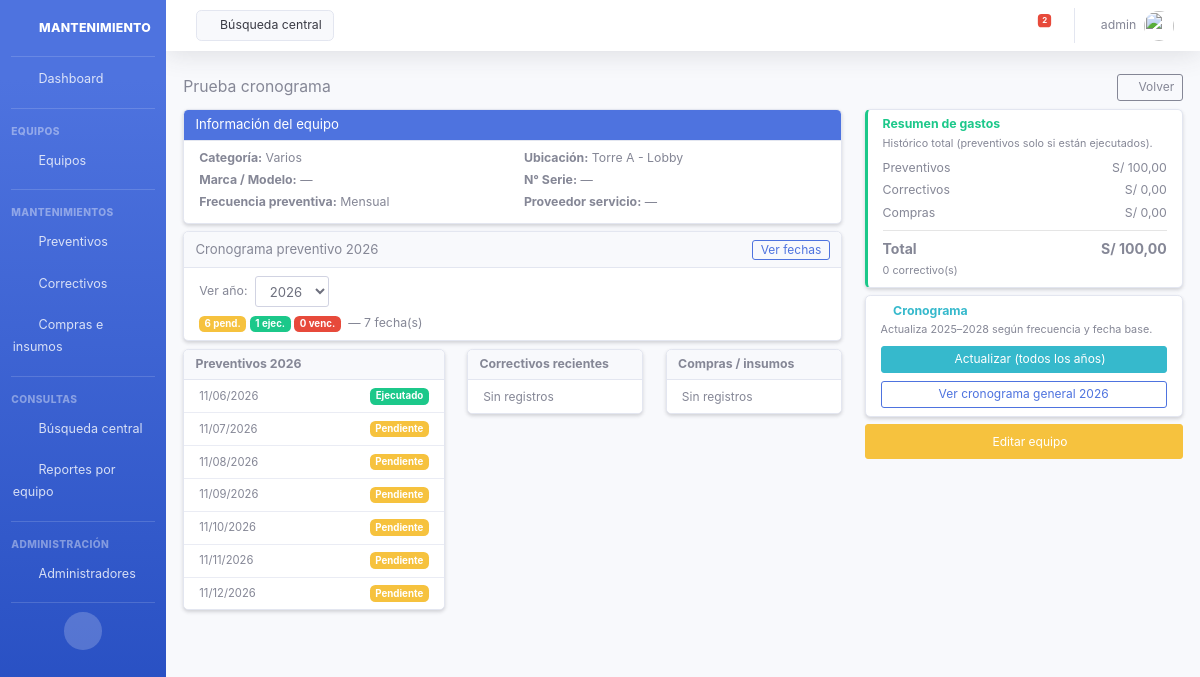
Page /equipos/13/ (signed in) on the committed database.
### core/models.py (models this page shows, shortened)
class Administrador(AbstractUser):
    pass

class Equipo(models.Model):
    nombre = models.CharField(max_length=200)
    categoria = models.CharField(max_length=80, choices=CATEGORIA_EQUIPO_CHOICES, default='varios')
    ubicacion = models.CharField(max_length=200)
    marca = models.CharField(max_length=100, blank=True)
    modelo = models.CharField(max_length=100, blank=True)
    numero_serie = models.CharField(max_length=100, blank=True)
    frecuencia_preventiva = models.CharField(max_length=20, choices=FRECUENCIA_CHOICES, default='mensual')
    fecha_base_programacion = models.DateField(help_text='Fecha de referencia para el cronograma anual')
    proveedor_servicio = models.CharField(max_length=200, blank=True)
    observaciones = models.TextField(blank=True)
    activo = models.BooleanField(default=True)
    fecha_registro = models.DateTimeField(auto_now_add=True)
    class Meta:
        ordering = ['categoria', 'nombre']
        verbose_name = 'Equipo'
        verbose_name_plural = 'Equipos'
    @classmethod
    def rango_anios_cronograma(cls, referencia=None):
        hoy = referencia or date.today()
        return list(range(hoy.year - 1, hoy.year + 3))
    @property
    def total_gastos_correctivos(self):
        return self.mantenimientos_correctivos.aggregate(total=Sum('costo'))['total'] or 0
    @property
    def total_gastos_preventivos(self):
        return self.mantenimientos_preventivos.filter(estado='ejecutado').aggregate(total=Sum('costo'))['total'] or 0
    @property
    def total_gastos_compras(self):
        return self.compras.aggregate(total=Sum('costo'))['total'] or 0
    @property
    def total_gastos(self):
        return self.total_gastos_correctivos + self.total_gastos_preventivos + self.total_gastos_compras
    @property
    def cantidad_correctivos(self):
        return self.mantenimientos_correctivos.count()

class MantenimientoPreventivo(models.Model):
    ESTADO_CHOICES = [
        ('pendiente', 'Pendiente'),
        ('ejecutado', 'Ejecutado'),
        ('vencido', 'Vencido'),
    ]
    equipo = models.ForeignKey(Equipo, on_delete=models.CASCADE, related_name='mantenimientos_preventivos')
    fecha_programada = models.DateField()
    fecha_ejecutada = models.DateField(null=True, blank=True)
    estado = models.CharField(max_length=20, choices=ESTADO_CHOICES, default='pendiente')
    descripcion = models.TextField(blank=True, verbose_name='Descripción del trabajo')
    costo = models.DecimalField(max_digits=10, decimal_places=2, default=0)
    tecnico_responsable = models.CharField(max_length=200, blank=True)
    observaciones = models.TextField(blank=True)
    registrado_por = models.ForeignKey(get_user_model(), on_delete=models.SET_NULL, null=True, blank=True)
    fecha_registro = models.DateTimeField(auto_now_add=True)
    class Meta:
        ordering = ['fecha_programada']
        verbose_name = 'Mantenimiento preventivo'
        verbose_name_plural = 'Mantenimientos preventivos'
        unique_together = ['equipo', 'fecha_programada']

### core/views.py (the view)
# urls.py: path('equipos/<int:equipo_id>/', equipo_detalle, name='equipo-detalle'),
def equipo_detalle(request, equipo_id):
    equipo = get_object_or_404(Equipo, id=equipo_id)
    actualizar_estados_vencidos()
    hoy = date.today()
    anio = int(request.GET.get('anio', hoy.year))
    cronograma_anio = equipo.mantenimientos_preventivos.filter(fecha_programada__year=anio)
    preventivos = cronograma_anio.order_by('fecha_programada')
    correctivos = equipo.mantenimientos_correctivos.all()[:20]
    compras = equipo.compras.all()[:20]
    resumen_cronograma = {
        'pendiente': cronograma_anio.filter(estado='pendiente').count(),
        'ejecutado': cronograma_anio.filter(estado='ejecutado').count(),
        'vencido': cronograma_anio.filter(estado='vencido').count(),
        'total': cronograma_anio.count(),
    }
    return render(request, 'core/equipo_detalle.html', {
        'equipo': equipo,
        'preventivos': preventivos,
        'correctivos': correctivos,
        'compras': compras,
        'anio_seleccionado': anio,
        'anios_disponibles': Equipo.rango_anios_cronograma(hoy),
        'resumen_cronograma': resumen_cronograma,
    })

### core/templates/core/equipo_detalle.html (shortened to what this page needs)
{% extends 'core/base.html' %}
{% block content %}
<div class="equipo-detalle">
    <div class="d-flex justify-content-between align-items-center mb-2 page-title-bar">
        <h1 class="h4 mb-0">{{ equipo.nombre }}</h1>
        <a href="{% url 'equipos-list' %}" class="btn btn-outline-secondary btn-sm"><i class="fas fa-arrow-left"></i> Volver</a>
    </div>
    <div class="row">
        <div class="col-lg-8">
            <div class="card shadow-sm mb-2">
                <div class="card-header bg-primary text-white py-2"><h6 class="m-0">Información del equipo</h6></div>
                <div class="card-body py-2 px-3">
                    <div class="row small">
                        <div class="col-md-6 mb-1"><strong>Categoría:</strong> {{ equipo.get_categoria_display }}</div>
                        <div class="col-md-6 mb-1"><strong>Ubicación:</strong> {{ equipo.ubicacion }}</div>
                        <div class="col-md-6 mb-1"><strong>Marca / Modelo:</strong> {{ equipo.marca }} {{ equipo.modelo|default:"—" }}</div>
                        <div class="col-md-6 mb-1"><strong>N° Serie:</strong> {{ equipo.numero_serie|default:"—" }}</div>
                        <div class="col-md-6 mb-1"><strong>Frecuencia preventiva:</strong> {{ equipo.get_frecuencia_preventiva_display }}</div>
                        <div class="col-md-6 mb-1"><strong>Proveedor servicio:</strong> {{ equipo.proveedor_servicio|default:"—" }}</div>
                    </div>
                </div>
            </div>
            <div class="card shadow-sm mb-2">
                <div class="card-header py-2 d-flex justify-content-between align-items-center flex-wrap">
                    <h6 class="m-0 mb-1 mb-sm-0">Cronograma preventivo {{ anio_seleccionado }}</h6>
                    <a href="{% url 'preventivos-list' %}?equipo={{ equipo.id }}&anio={{ anio_seleccionado }}" class="btn btn-sm btn-outline-primary py-0">Ver fechas</a>
                </div>
                <div class="card-body py-2 px-3">
                    <form method="get" class="form-inline mb-1">
                        <label class="mr-2 small text-muted mb-0">Ver año:</label>
                        <select name="anio" class="form-control form-control-sm" onchange="this.form.submit()">
                            {% for anio in anios_disponibles %}
                            <option value="{{ anio }}" {% if anio == anio_seleccionado %}selected{% endif %}>{{ anio }}</option>
                            {% endfor %}
                        </select>
                    </form>
                    {% if resumen_cronograma.total %}
                    <span class="badge badge-warning">{{ resumen_cronograma.pendiente }} pend.</span>
                    <span class="badge badge-success">{{ resumen_cronograma.ejecutado }} ejec.</span>
                    <span class="badge badge-danger">{{ resumen_cronograma.vencido }} venc.</span>
                    <span class="text-muted small ml-1">— {{ resumen_cronograma.total }} fecha(s)</span>
                    {% else %}
                    <p class="mb-0 text-muted small">Sin fechas para {{ anio_seleccionado }}. Use «Actualizar cronograma».</p>
                    {% endif %}
                </div>
            </div>
            <div class="row align-items-start equipo-detalle-paneles">
                <div class="col-lg-5 mb-2">
                    <div class="card shadow-sm h-100">
                        <div class="card-header py-2"><h6 class="m-0 small font-weight-bold">Preventivos {{ anio_seleccionado }}</h6></div>
                        <ul class="list-group list-group-flush equipo-detalle-lista equipo-detalle-lista--scroll">
                            {% for p in preventivos %}
                            <li class="list-group-item py-2 px-3">
                                <div class="d-flex justify-content-between align-items-center">
                                    <span class="equipo-detalle-fecha">{{ p.fecha_programada|date:"d/m/Y" }}</span>
                                    <span class="badge badge-{% if p.estado == 'ejecutado' %}success{% elif p.estado == 'vencido' %}danger{% else %}warning{% endif %}">{{ p.get_estado_display }}</span>
                                </div>
                            </li>
                            {% empty %}
                            <li class="list-group-item py-2 px-3 text-muted small">Sin registros</li>
                            {% endfor %}
                        </ul>
                    </div>
                </div>
                <div class="col-lg-7 mb-2">
                    <div class="row">
                        <div class="col-md-6 mb-2 mb-md-0">
                            <div class="card shadow-sm h-100">
                                <div class="card-header py-2"><h6 class="m-0 small font-weight-bold">Correctivos recientes</h6></div>
                                <ul class="list-group list-group-flush equipo-detalle-lista">
                                    {% for c in correctivos %}
                                    <li class="list-group-item py-2 px-3 equipo-detalle-gasto">
                                        <div class="d-flex justify-content-between align-items-center mb-1">
                                            <span class="equipo-detalle-fecha">{{ c.fecha|date:"d/m/Y" }}</span>
                                            <span class="equipo-detalle-costo">S/ {{ c.costo|floatformat:2 }}</span>
                                        </div>
                                        <p class="mb-0 equipo-detalle-desc" title="{{ c.descripcion }}">{{ c.descripcion }}</p>
                                    </li>
                                    {% empty %}
                                    <li class="list-group-item py-2 px-3 text-muted small">Sin registros</li>
                                    {% endfor %}
                                </ul>
                            </div>
                        </div>
                        <div class="col-md-6">
                            <div class="card shadow-sm h-100">
                                <div class="card-header py-2"><h6 class="m-0 small font-weight-bold">Compras / insumos</h6></div>
                                <ul class="list-group list-group-flush equipo-detalle-lista">
                                    {% for c in compras %}
                                    <li class="list-group-item py-2 px-3 equipo-detalle-gasto">
                                        <div class="d-flex justify-content-between align-items-center mb-1">
                                            <span class="equipo-detalle-fecha">{{ c.fecha_compra|date:"d/m/Y" }}</span>
                                            <span class="equipo-detalle-costo">S/ {{ c.costo|floatformat:2 }}</span>
                                        </div>
                                        <p class="mb-0 equipo-detalle-desc" title="{{ c.descripcion }}">{{ c.descripcion }}</p>
                                    </li>
                                    {% empty %}
                                    <li class="list-group-item py-2 px-3 text-muted small">Sin registros</li>
                                    {% endfor %}
                                </ul>
                            </div>
                        </div>
                    </div>
                </div>
            </div>
        </div>
        <div class="col-lg-4">
            <div class="card shadow-sm border-left-success mb-2">
                <div class="card-body py-2 px-3">
                    <h6 class="text-success font-weight-bold mb-1 small">Resumen de gastos</h6>
                    <p class="text-muted mb-2" style="font-size: 0.72rem;">Histórico total (preventivos solo si están ejecutados).</p>
                    <div class="d-flex justify-content-between small mb-1"><span>Preventivos</span><span>S/ {{ equipo.total_gastos_preventivos|floatformat:2 }}</span></div>
                    <div class="d-flex justify-content-between small mb-1"><span>Correctivos</span><span>S/ {{ equipo.total_gastos_correctivos|floatformat:2 }}</span></div>
                    <div class="d-flex justify-content-between small mb-1"><span>Compras</span><span>S/ {{ equipo.total_gastos_compras|floatformat:2 }}</span></div>
                    <hr class="my-2">
                    <div class="d-flex justify-content-between font-weight-bold"><span>Total</span><span>S/ {{ equipo.total_gastos|floatformat:2 }}</span></div>
                    <p class="mb-0 text-muted mt-1" style="font-size: 0.72rem;">{{ equipo.cantidad_correctivos }} correctivo(s)</p>
                </div>
            </div>
            <div class="card shadow-sm mb-2">
                <div class="card-body py-2 px-3">
                    <h6 class="font-weight-bold text-info mb-1 small"><i class="fas fa-calendar-plus"></i> Cronograma</h6>
                    <p class="text-muted mb-2" style="font-size: 0.72rem;">
                        Actualiza {{ anios_disponibles.0 }}–{{ anios_disponibles|last }} según frecuencia y fecha base.
                    </p>
                    <a href="{% url 'generar-cronograma-equipo' equipo.id %}?anio={{ anio_seleccionado }}" class="btn btn-info btn-sm btn-block mb-1 py-1">
                        <i class="fas fa-sync"></i> Actualizar (todos los años)
                    </a>
                    {% if resumen_cronograma.total %}
                    <a href="{% url 'cronograma-preventivos' %}?anio={{ anio_seleccionado }}" class="btn btn-outline-primary btn-sm btn-block py-1">
                        Ver cronograma general {{ anio_seleccionado }}
                    </a>
                    {% endif %}
                </div>
            </div>
            <a href="{% url 'equipo-edit' equipo.id %}" class="btn btn-warning btn-block btn-sm py-2">
                <i class="fas fa-edit"></i> Editar equipo
            </a>
        </div>
    </div>
</div>
{% endblock %}

### core/templates/core/header.html (shortened to what this page needs)
{% load static %}
<nav class="navbar navbar-expand navbar-light bg-white topbar mb-4 static-top shadow">
    <a href="{% url 'busqueda-central' %}" class="d-none d-sm-inline-block btn btn-light border small mr-auto ml-md-3 my-2 my-md-0">
        <i class="fas fa-search fa-sm"></i> Búsqueda central
    </a>
    <ul class="navbar-nav ml-auto">
        <li class="nav-item dropdown no-arrow mx-1">
            <a class="nav-link dropdown-toggle" href="#" id="alertsDropdown" role="button" data-toggle="dropdown"
               aria-haspopup="true" aria-expanded="false">
                <i class="fas fa-bell fa-fw"></i>
                <span class="badge badge-danger badge-counter" id="alert-count">0</span>
            </a>
        </li>
        <li class="nav-item dropdown no-arrow">
            <a class="nav-link dropdown-toggle" href="#" id="userDropdown" role="button"
               data-toggle="dropdown" aria-haspopup="true" aria-expanded="false">
                <span class="mr-2 d-none d-lg-inline text-gray-600 small">{{ request.user.username }}</span>
                <img class="img-profile rounded-circle" src="{% static 'img/undraw_profile.svg' %}">
            </a>
        </li>
    </ul>
</nav>

### rows in the picture
Administrador: user.username "admin"
Equipo: nombre "Prueba cronograma", categoria "Varios", ubicacion "Torre A - Lobby", modelo "—", numero_serie "—", frecuencia_preventiva "Mensual", proveedor_servicio "—", total_gastos_preventivos "100,00", total_gastos_correctivos "0,00", total_gastos_compras "0,00", total_gastos "100,00", cantidad_correctivos "0"
MantenimientoPreventivo: fecha_programada "11/06/2026", estado "Ejecutado"
MantenimientoPreventivo: fecha_programada "11/07/2026", estado "Pendiente"
MantenimientoPreventivo: fecha_programada "11/08/2026", estado "Pendiente"
MantenimientoPreventivo: fecha_programada "11/09/2026", estado "Pendiente"
MantenimientoPreventivo: fecha_programada "11/10/2026", estado "Pendiente"
MantenimientoPreventivo: fecha_programada "11/11/2026", estado "Pendiente"
MantenimientoPreventivo: fecha_programada "11/12/2026", estado "Pendiente"

### other values in the picture
{{ anio_seleccionado }} "2026"
{{ resumen_cronograma.pendiente }} "6"
{{ resumen_cronograma.ejecutado }} "1"
{{ resumen_cronograma.vencido }} "0"
{{ resumen_cronograma.total }} "7"
{{ anios_disponibles.0 }} "2025"
{{ anios_disponibles|last }} "2028"
form field anio "2026"
